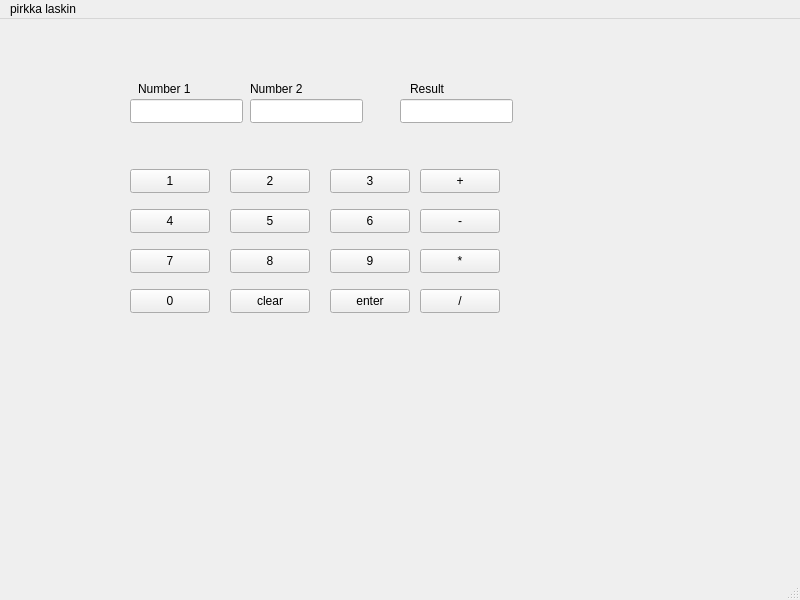
<?xml version="1.0" encoding="UTF-8"?>
<ui version="4.0">
 <class>MainWindow</class>
 <widget class="QMainWindow" name="MainWindow">
  <property name="geometry">
   <rect>
    <x>0</x>
    <y>0</y>
    <width>800</width>
    <height>600</height>
   </rect>
  </property>
  <property name="windowTitle">
   <string>MainWindow</string>
  </property>
  <widget class="QWidget" name="centralwidget">
   <widget class="QLabel" name="label">
    <property name="geometry">
     <rect>
      <x>138</x>
      <y>60</y>
      <width>71</width>
      <height>20</height>
     </rect>
    </property>
    <property name="text">
     <string>Number 1</string>
    </property>
   </widget>
   <widget class="QLabel" name="label_2">
    <property name="geometry">
     <rect>
      <x>250</x>
      <y>60</y>
      <width>61</width>
      <height>20</height>
     </rect>
    </property>
    <property name="text">
     <string>Number 2</string>
    </property>
   </widget>
   <widget class="QLabel" name="label_3">
    <property name="geometry">
     <rect>
      <x>410</x>
      <y>60</y>
      <width>61</width>
      <height>20</height>
     </rect>
    </property>
    <property name="text">
     <string>Result</string>
    </property>
   </widget>
   <widget class="QLineEdit" name="num1">
    <property name="geometry">
     <rect>
      <x>130</x>
      <y>80</y>
      <width>113</width>
      <height>24</height>
     </rect>
    </property>
   </widget>
   <widget class="QLineEdit" name="num2">
    <property name="geometry">
     <rect>
      <x>250</x>
      <y>80</y>
      <width>113</width>
      <height>24</height>
     </rect>
    </property>
   </widget>
   <widget class="QLineEdit" name="result">
    <property name="geometry">
     <rect>
      <x>400</x>
      <y>80</y>
      <width>113</width>
      <height>24</height>
     </rect>
    </property>
   </widget>
   <widget class="QPushButton" name="N1">
    <property name="geometry">
     <rect>
      <x>130</x>
      <y>150</y>
      <width>80</width>
      <height>24</height>
     </rect>
    </property>
    <property name="text">
     <string>1</string>
    </property>
   </widget>
   <widget class="QPushButton" name="N4">
    <property name="geometry">
     <rect>
      <x>130</x>
      <y>190</y>
      <width>80</width>
      <height>24</height>
     </rect>
    </property>
    <property name="text">
     <string>4</string>
    </property>
   </widget>
   <widget class="QPushButton" name="N7">
    <property name="geometry">
     <rect>
      <x>130</x>
      <y>230</y>
      <width>80</width>
      <height>24</height>
     </rect>
    </property>
    <property name="text">
     <string>7</string>
    </property>
   </widget>
   <widget class="QPushButton" name="N0">
    <property name="geometry">
     <rect>
      <x>130</x>
      <y>270</y>
      <width>80</width>
      <height>24</height>
     </rect>
    </property>
    <property name="text">
     <string>0</string>
    </property>
   </widget>
   <widget class="QPushButton" name="clear">
    <property name="geometry">
     <rect>
      <x>230</x>
      <y>270</y>
      <width>80</width>
      <height>24</height>
     </rect>
    </property>
    <property name="text">
     <string>clear</string>
    </property>
   </widget>
   <widget class="QPushButton" name="N5">
    <property name="geometry">
     <rect>
      <x>230</x>
      <y>190</y>
      <width>80</width>
      <height>24</height>
     </rect>
    </property>
    <property name="text">
     <string>5</string>
    </property>
   </widget>
   <widget class="QPushButton" name="N8">
    <property name="geometry">
     <rect>
      <x>230</x>
      <y>230</y>
      <width>80</width>
      <height>24</height>
     </rect>
    </property>
    <property name="text">
     <string>8</string>
    </property>
   </widget>
   <widget class="QPushButton" name="N2">
    <property name="geometry">
     <rect>
      <x>230</x>
      <y>150</y>
      <width>80</width>
      <height>24</height>
     </rect>
    </property>
    <property name="text">
     <string>2</string>
    </property>
   </widget>
   <widget class="QPushButton" name="enter">
    <property name="geometry">
     <rect>
      <x>330</x>
      <y>270</y>
      <width>80</width>
      <height>24</height>
     </rect>
    </property>
    <property name="text">
     <string>enter</string>
    </property>
   </widget>
   <widget class="QPushButton" name="N6">
    <property name="geometry">
     <rect>
      <x>330</x>
      <y>190</y>
      <width>80</width>
      <height>24</height>
     </rect>
    </property>
    <property name="text">
     <string>6</string>
    </property>
   </widget>
   <widget class="QPushButton" name="N9">
    <property name="geometry">
     <rect>
      <x>330</x>
      <y>230</y>
      <width>80</width>
      <height>24</height>
     </rect>
    </property>
    <property name="text">
     <string>9</string>
    </property>
   </widget>
   <widget class="QPushButton" name="N3">
    <property name="geometry">
     <rect>
      <x>330</x>
      <y>150</y>
      <width>80</width>
      <height>24</height>
     </rect>
    </property>
    <property name="text">
     <string>3</string>
    </property>
   </widget>
   <widget class="QPushButton" name="div">
    <property name="geometry">
     <rect>
      <x>420</x>
      <y>270</y>
      <width>80</width>
      <height>24</height>
     </rect>
    </property>
    <property name="text">
     <string>/</string>
    </property>
   </widget>
   <widget class="QPushButton" name="sub">
    <property name="geometry">
     <rect>
      <x>420</x>
      <y>190</y>
      <width>80</width>
      <height>24</height>
     </rect>
    </property>
    <property name="text">
     <string>-</string>
    </property>
   </widget>
   <widget class="QPushButton" name="mul">
    <property name="geometry">
     <rect>
      <x>420</x>
      <y>230</y>
      <width>80</width>
      <height>24</height>
     </rect>
    </property>
    <property name="text">
     <string>*</string>
    </property>
   </widget>
   <widget class="QPushButton" name="add">
    <property name="geometry">
     <rect>
      <x>420</x>
      <y>150</y>
      <width>80</width>
      <height>24</height>
     </rect>
    </property>
    <property name="text">
     <string>+</string>
    </property>
   </widget>
  </widget>
  <widget class="QMenuBar" name="menubar">
   <property name="geometry">
    <rect>
     <x>0</x>
     <y>0</y>
     <width>800</width>
     <height>21</height>
    </rect>
   </property>
   <widget class="QMenu" name="menupirkka_laskin">
    <property name="title">
     <string>pirkka laskin</string>
    </property>
   </widget>
   <addaction name="menupirkka_laskin"/>
  </widget>
  <widget class="QStatusBar" name="statusbar"/>
 </widget>
 <resources/>
 <connections/>
</ui>
